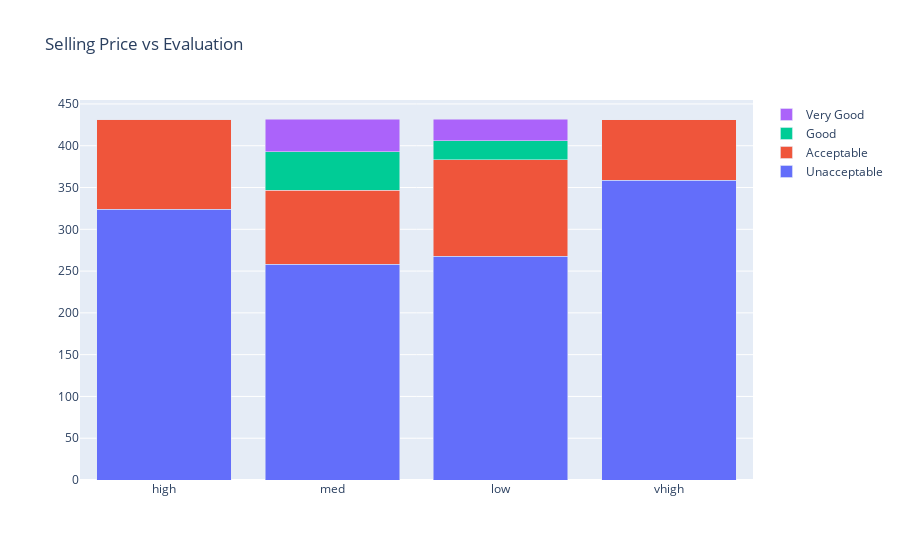

Write notebook code for a chart like this one.
### Code cell
data = [
    go.Bar(
        x=a1[0].index, # assign x as the dataframe column 'x'
        y=buy['unacc'],
        name='Unacceptable'
    ),
    go.Bar(
        x=a1[0].index,
        y=buy['acc'],
        name='Acceptable'
    ),
    go.Bar(
        x=a1[0].index,
        y=buy['good'],
        name='Good'
    ),
    go.Bar(
        x=a1[0].index,
        y=buy['vgood'],
        name='Very Good'
    )

]

layout = go.Layout(
    barmode='stack',
    title='Selling Price vs Evaluation'
)

fig = go.Figure(data=data, layout=layout)
py.iplot(fig, filename='distri')

### Figure 1 — Plotly figure (JSON) as saved in the notebook; plotly's stock layout.template omitted (floating-point values rounded to 4 significant figures)
{"data": [{"name": "Unacceptable", "type": "bar", "x": ["high", "med", "low", "vhigh"], "y": [324, 258, 268, 359]}, {"name": "Acceptable", "type": "bar", "x": ["high", "med", "low", "vhigh"], "y": [108, 89, 115, 72]}, {"name": "Good", "type": "bar", "x": ["high", "med", "low", "vhigh"], "y": [0, 46, 23, 0]}, {"name": "Very Good", "type": "bar", "x": ["high", "med", "low", "vhigh"], "y": [0, 39, 26, 0]}], "layout": {"barmode": "stack", "title": {"text": "Selling Price vs Evaluation"}}}
